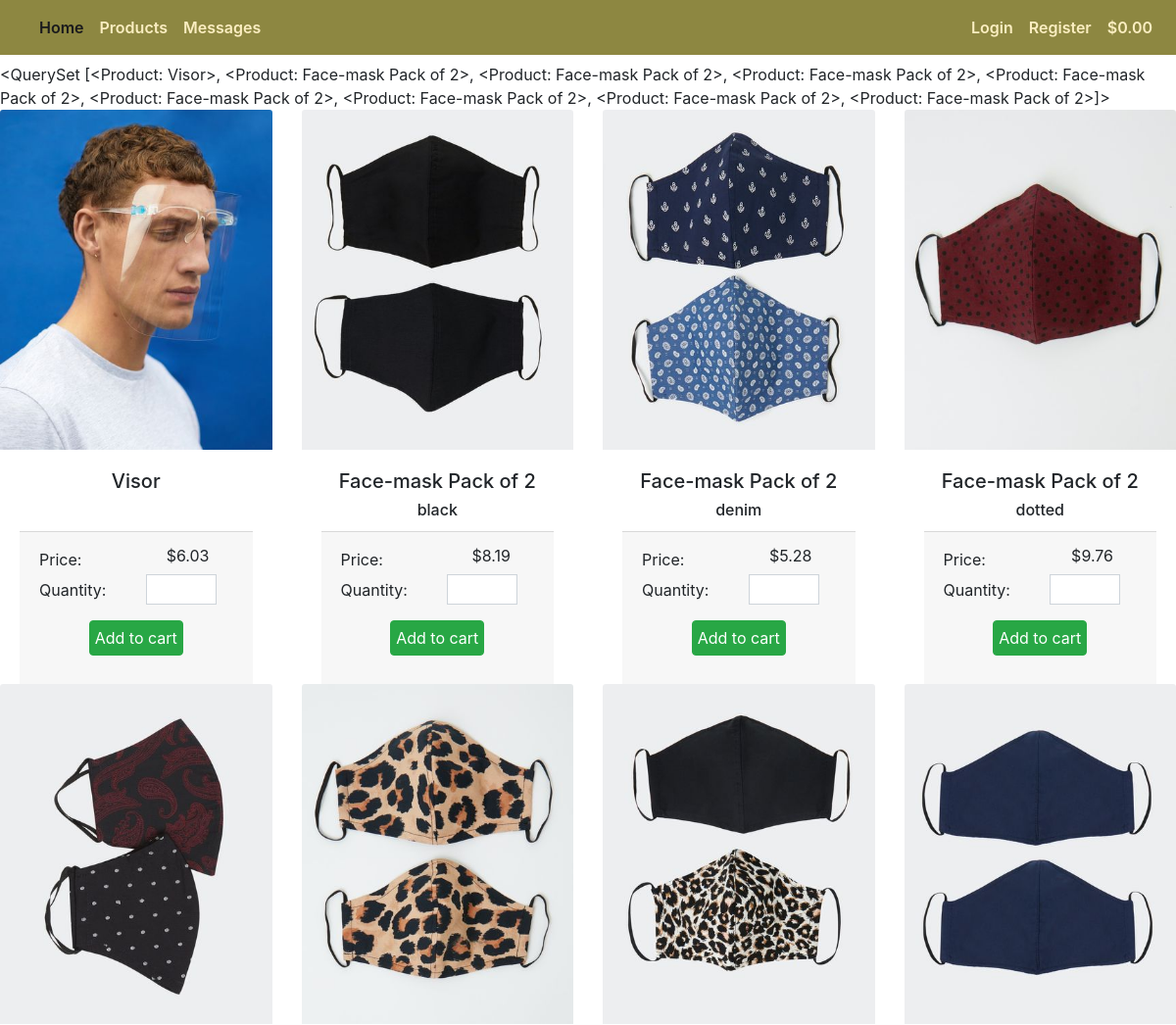
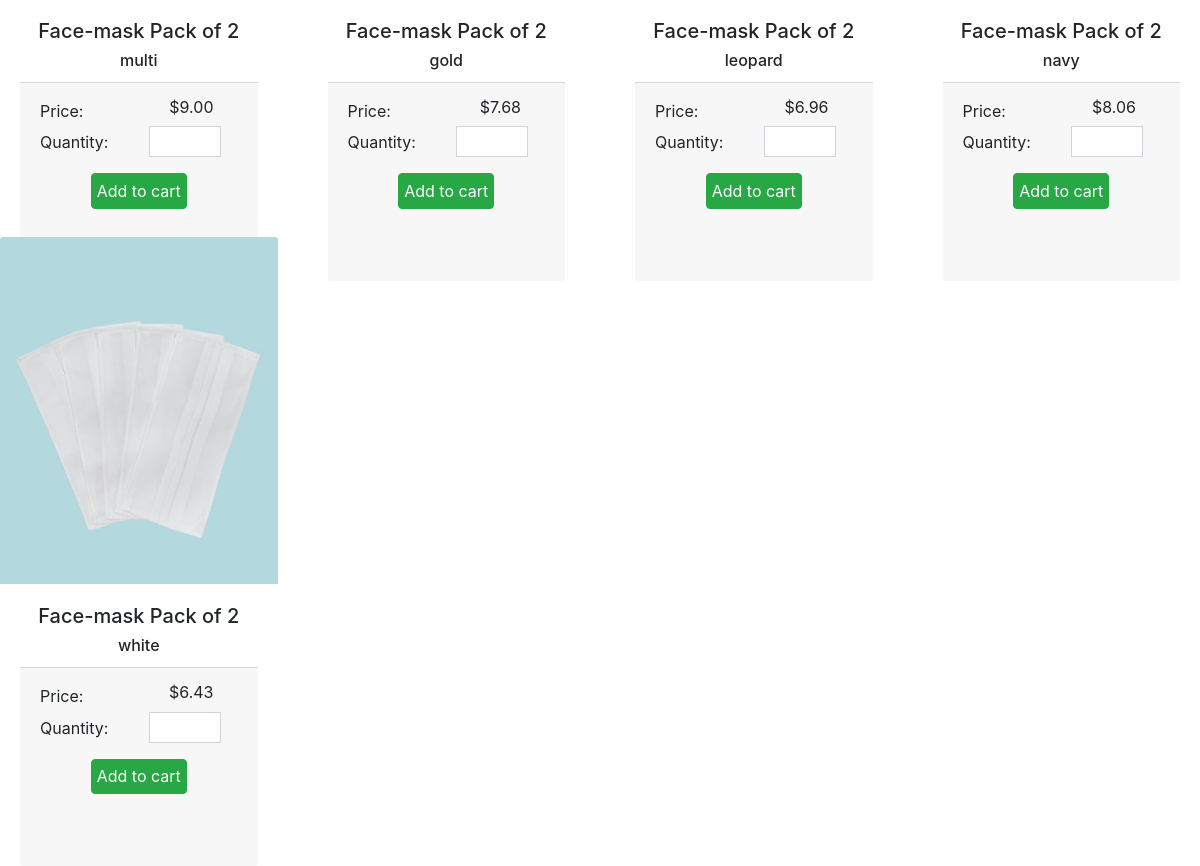
Screenshot of /products/ with the database file from the repository (2 pictures, top to bottom).
### products/models.py (models this page shows)
class Product(models.Model):
    product_name = models.CharField(max_length=254)
    color = models.CharField(max_length=254)
    has_size = models.BooleanField(default=False, null=True, blank=True)
    price = models.DecimalField(max_digits=6, decimal_places=2)
    image = models.ImageField(null=True, blank=True)
    image_2 = models.ImageField(null=True, blank=True)
    number_in_stock = models.IntegerField(null=True , editable=True)
    def __str__(self):
        return self.product_name

### products/views.py (the view)
# urls.py: path('', views.all_products, name="products"),
def all_products(request):
    products = Product.objects.all()
    grand_total = request.session.get("grand_total", {})
    context = {
        "products": products,
        "grand_total": grand_total,
    }
    return render(request, "products/all_products.html", context)

### products/templates/products/all_products.html (shortened to what this page needs)
{% extends 'base.html'%}
{% load static %}
{% block content %}
<div class="overlay"></div>
<div id="container" class="mt-2">
    {{ products }}
    <div class="row">
        {% for product in products %}
        <div class="col-sm-6 col-md-6 col-lg-4 col-xl-3">
            <div class="card h-100 border-0">
                {% if product.image %}
                <img class="card-img-top img-fluid" src="{{MEDIA_URL}}{{ product.image }}" alt="{{ product.name }}"
                    onmouseover="this.src='{{MEDIA_URL}}{{ product.image_2 }}';"
                    onmouseout="this.src='{{MEDIA_URL}}{{ product.image }}';" style="">
                {% else %}
                <img class="card-img-top img-fluid" src="{{ MEDIA_URL }}noimage.png" alt="{{ product.name }}">
                {% endif %}
                <div class="card-body text-center">
                    <h5>{{ product.product_name }}</h5>
                    {% if product.color == "" %}
                    <h6 class="card-title"><br></h6>
                    {% else %}
                    <h6 class="card-title">{{ product.color }}</h6>
                    {% endif %}
                    <div class="card-footer h-100">
                        <div class="mx-auto" style="height:18%;">
                            <h8 class="float-left mt-1">Price:</h8><span
                                class="float-right mr-4">${{ product.price }}</span>
                        </div>
                        <div class="mx-auto" style="height:18%;">
                            <h8 class="float-left mt-1">Quantity:</h8><span
                                class="">{% include "products/add-to-cart-form.html" %}</span>
                        </div>
                    </div>
                </div>
            </div>
        </div>
        {% endfor %}
    </div>
</div>
{% endblock %}

### templates/base.html (shortened to what this page needs)
{% load static %}
<!DOCTYPE html>
<html lang="en">
<head>
    {% block corecss %}
    <link rel="stylesheet" href="https://stackpath.bootstrapcdn.com/bootstrap/4.5.2/css/bootstrap.min.css"
>
    <link rel="stylesheet" href="{% static 'css/base.css' %}">
    {% endblock %}
</head>
<body>
    <nav class="navbar navbar-expand-md navbar-light navbar-bg">
        <div class="collapse navbar-collapse" id="navbarCollapse">
            <div class="navbar-nav">
                <a href="{% url 'map' %}" class="nav-item nav-link active">Home</a>
                <a href="{% url 'products' %}" class="nav-item nav-link">Products</a>
                <a href="#" class="nav-item nav-link">Messages</a>
            </div>
            <div class="navbar-nav ml-auto">
                <a href="#" class="nav-item nav-link">Login</a>
                <a href="#" class="nav-item nav-link">Register</a>
                <a class="{% if grand_total %} font-weight-bold{% else %}text-black{% endif %} nav-link"
                    href="{% url 'view_bag' %}">
                    <div class="text-center">
                        <p class="my-0">
                            {% if grand_total %}
                                ${{ grand_total |floatformat:2 }}
                            {% else %}
                                $0.00
                            {% endif %}
                        </p>
                    </div>
                </a>
            </div>
        </div>
    </nav>
    {% block content %}
    {% endblock%}
</body>
</html>

### products/templates/products/add-to-cart-form.html (shortened to what this page needs)
<form class="form" method="POST" action="{% url 'add_to_bag' product.id %}">
    <div class="form-group float-right" style="width:60%; padding-left:.8rem; height: 80%;">
        <div class="input-group">
            <div class="input-group-prepend">
                <button class="decrement-qty btn btn-sm btn-black rounded-0" data-item_id="{{ product.id }}"
                    id="decrement-qty_{{ product.id }}">
                </button>
            </div>
            <input class="form-control form-control-sm qty_input" type="number" name="quantity"
                value="{{ product.quantity }}" min="1" max="99" data-item_id="{{ product.id }}"
                id="id_qty_{{ product.id }}">
            <div class="input-group-append">
                <button class="increment-qty btn btn-sm btn-black rounded-0" data-item_id="{{ product.id }}"
                    id="increment-qty_{{ product.id }}">
                </button>
            </div>
        </div>
    </div>
    <br>
    <button type="submit" class="center btn btn-success" style="padding:.3rem;">Add to cart</button>
</form>

### static/css/base.css (style rules this page uses)
.navbar-bg { background-color: #8D8741; }
.navbar-light .navbar-nav .nav-link.active { color: #1A1A1D; font-weight: 600; }
.navbar-light .navbar-nav .nav-link { color: #FBEEC1; font-weight: 600; }
.navbar-light .navbar-nav .nav-link.active { font-weight: 600; }
#container { max-width: 1200px; margin: 0 auto; }
.overlay { height: 100%; width: 100%; top: 0; left: 0; position: fixed; background: white; z-index: -1; }

### rows the page displays
Product: product_name.product_name "<QuerySet [<Product: Visor>, <Product: Face-mask Pack of 2>, <Product: Face-mask Pack of 2>, <Product: Face-mask Pack of 2>, <Product: Face-mask Pack of 2>, <Product: Face-mask Pack of 2>, <Product: Face-mask Pack of 2>, <Product: Face-mask Pack of 2>, <Product: Face-mask Pack of 2>]>", image (picture), product_name "Visor", price "6.03"
Product: image (picture), product_name "Face-mask Pack of 2", color "black", price "8.19"
Product: image (picture), product_name "Face-mask Pack of 2", color "denim", price "5.28"
Product: image (picture), product_name "Face-mask Pack of 2", color "dotted", price "9.76"
Product: image (picture), product_name "Face-mask Pack of 2", color "multi", price "9.00"
Product: image (picture), product_name "Face-mask Pack of 2", color "gold", price "7.68"
Product: image (picture), product_name "Face-mask Pack of 2", color "leopard", price "6.96"
Product: image (picture), product_name "Face-mask Pack of 2", color "navy", price "8.06"
Product: image (picture), product_name "Face-mask Pack of 2", color "white", price "6.43"
